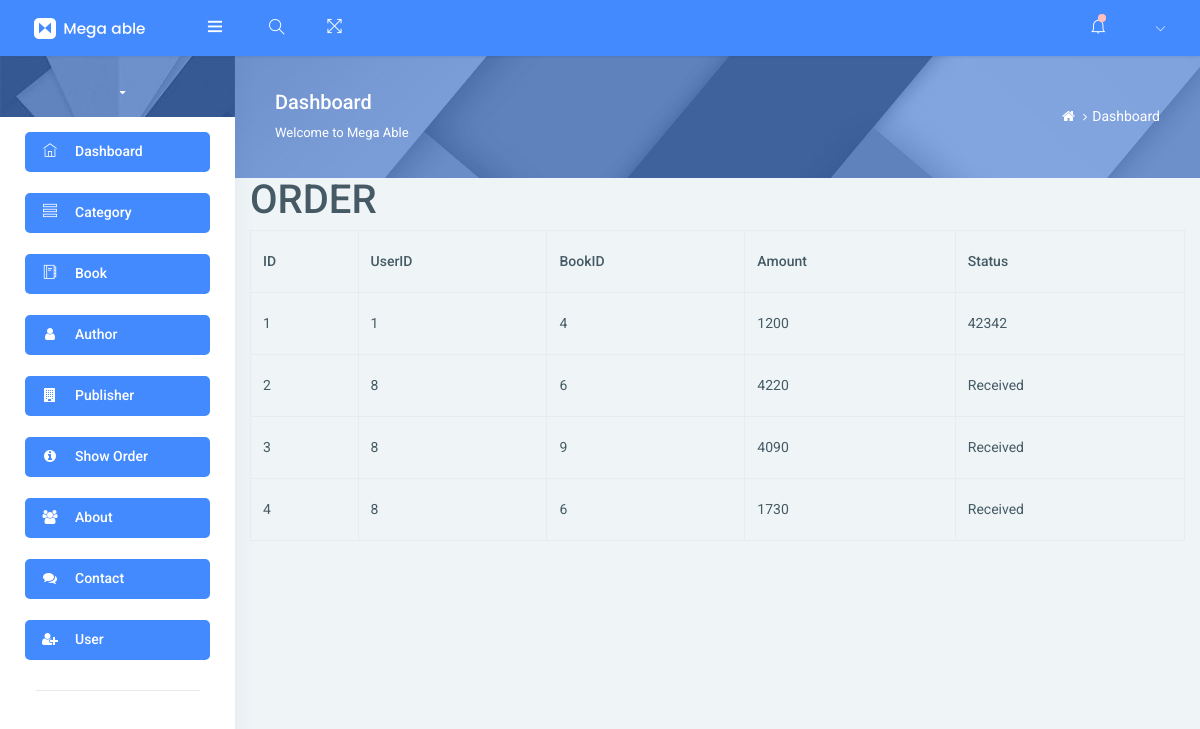
/admin/showorder.php, run on an earlier commit of the app's database.
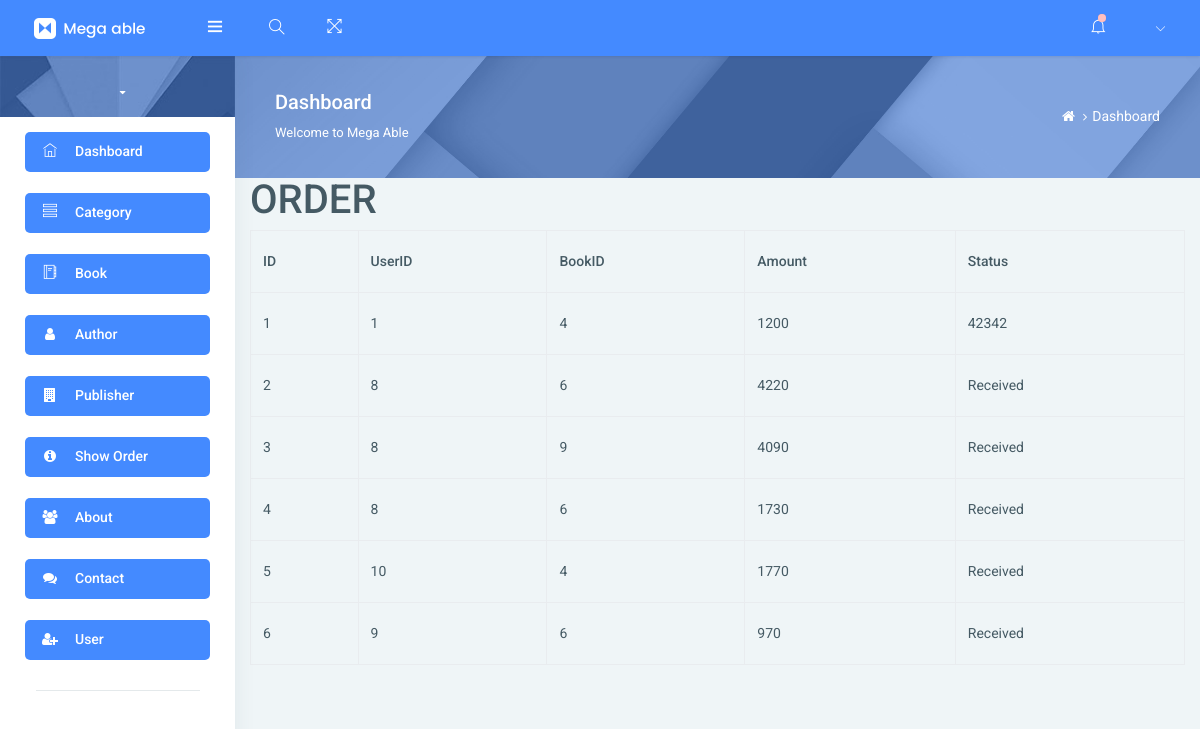
And on a later commit of the database.
### tables this page shows
CREATE TABLE `order_table` (
  `ID` int(11) NOT NULL,
  `userID` int(11) NOT NULL,
  `BookID` int(11) NOT NULL,
  `Amount` int(11) NOT NULL,
  `Status` varchar(11) NOT NULL DEFAULT 'Received',
  `Address` varchar(55) NOT NULL
);

### admin/showorder.php (the view, shortened to what this page needs)
<!DOCTYPE html>
<html lang="en">
<head>
</head>
<body>
    <?php include "header.php"; ?>
    <div class="container">
    <h1>ORDER</h1>
    <table class="table table-bordered">
    <tr>
        <th>ID</th>
        <th>UserID</th>
        <th>BookID</th>
        <th>Amount</th>
        <th>Status</th>
    </tr>
    <?php
        $query="SELECT * FROM `order_table`";
        $result=mysqli_query($conn,$query);
        while($row=mysqli_fetch_array($result))
        {
        echo "<tr>";
        ("../user/checkout.php"); echo "<td>".$row[0]."</td>";
        ("../user/checkout.php");echo "<td>".$row[1]."</td>";
        ("../user/checkout.php");echo "<td>".$row[2]."</td>";
        ("../user/placeorder.php"); echo "<td>".$row[3]."</td>";
        ("../user/placeorder.php");echo "<td>".$row[4]."</td>";
        echo "</tr>";
    }
    ?>
    </table>
    </div>
    <?php include "footer.php"; ?>
</body>
</html>

What changed in the data, as far as the page shows it:
added order_table: ID "5", userID "10", BookID "4", Amount "1770", Status "Received"
added order_table: ID "6", userID "9", BookID "6", Amount "970", Status "Received"
